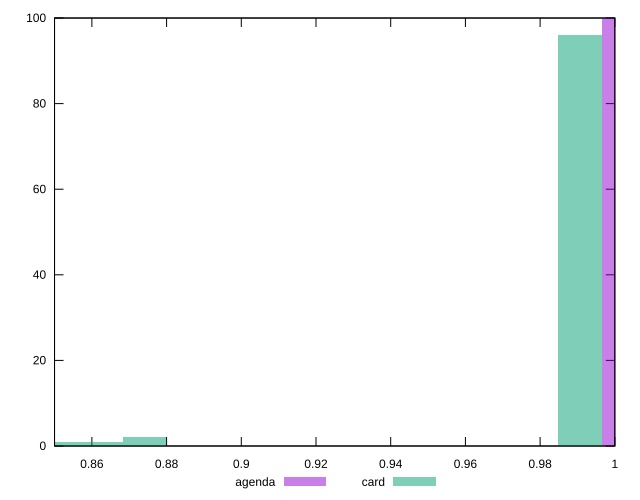

Write the gnuplot code that produced this figure.
reset

$agenda <<EOF
1.0023171099593926 100
EOF

$card <<EOF
0.8508040584539031 1
0.9906622598435858 96
0.8741137586855169 2
0.86245890856971 1
EOF

set key outside below
set boxwidth 0.011654850115806891
set xrange [0.85:1]
set yrange [0:100]
set trange [0:100]
set style fill transparent solid 0.5 noborder
set terminal svg size 640, 500 enhanced background rgb 'white'
set output "reports/report_00031_2021-02-24T23-18-18.084Z/meta/score/comparison/histogram/1_vs_2.svg"

plot $agenda title "agenda" with boxes, \
     $card title "card" with boxes

reset
